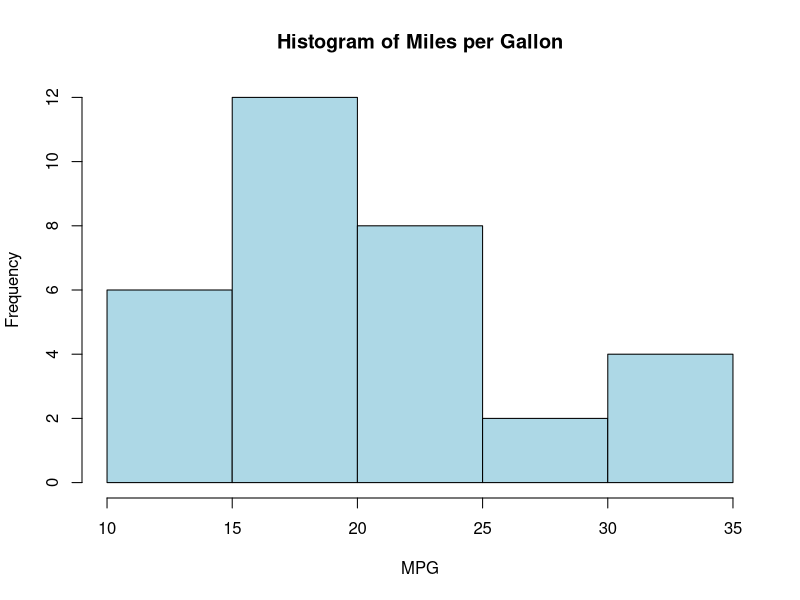
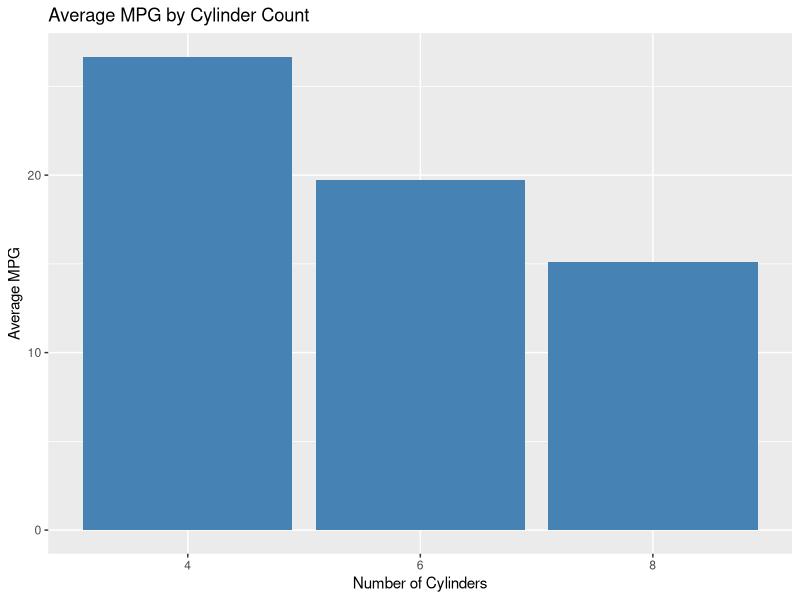

These charts were generated, in order, by the following R code:
# Load built-in dataset
data(mtcars)

# View first few rows
head(mtcars)

# Summary statistics for mpg (miles per gallon)
summary(mtcars$mpg)

# Mean and median
mean(mtcars$mpg)
median(mtcars$mpg)

# Standard deviation
sd(mtcars$mpg)

# Histogram of mpg
hist(mtcars$mpg,
    main = "Histogram of Miles per Gallon",
    xlab = "MPG",
    col = "lightblue",
    border = "black")

# Load dataset
data(mtcars)

# Filter cars with mpg greater than 25
high_mpg <- subset(mtcars, mpg > 25)

# Display results
print(high_mpg)

# Install dplyr if not already installed
# install.packages("dplyr")

library(dplyr)

# Group by number of cylinders and calculate average mpg
grouped_data <- mtcars %>%
  group_by(cyl) %>%
  summarise(avg_mpg = mean(mpg))

print(grouped_data)

# Install ggplot2 if not already installed
# install.packages("ggplot2")

library(ggplot2)

# Bar chart of average mpg by cylinder count
ggplot(grouped_data, aes(x = factor(cyl), y = avg_mpg)) +
  geom_bar(stat = "identity", fill = "steelblue") +
  labs(title = "Average MPG by Cylinder Count",
       x = "Number of Cylinders",
       y = "Average MPG")
